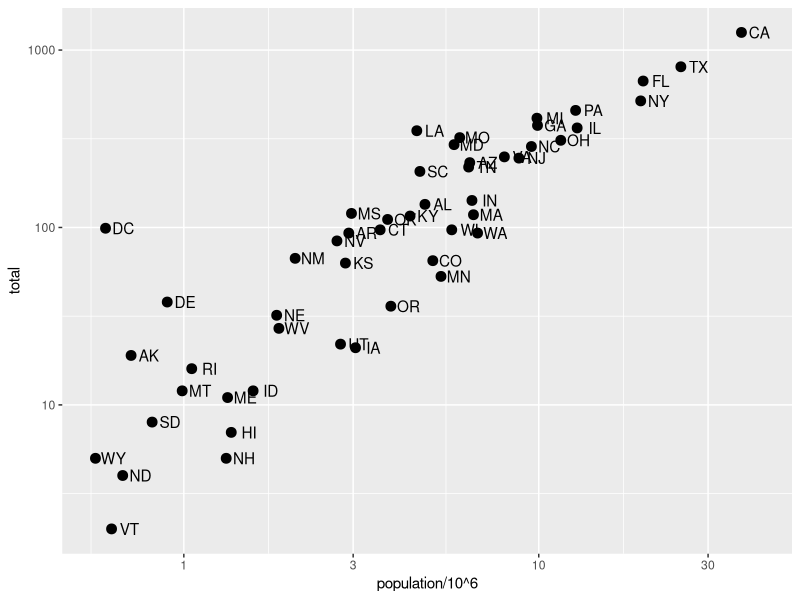
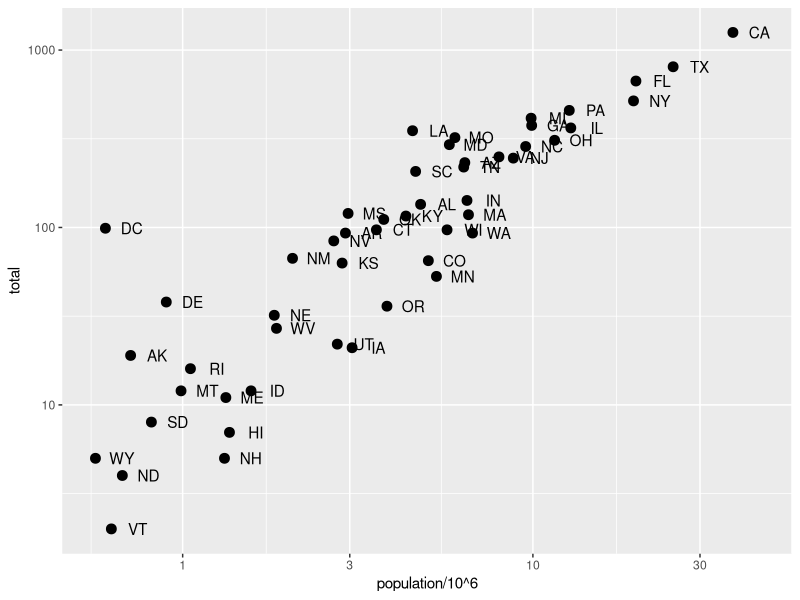
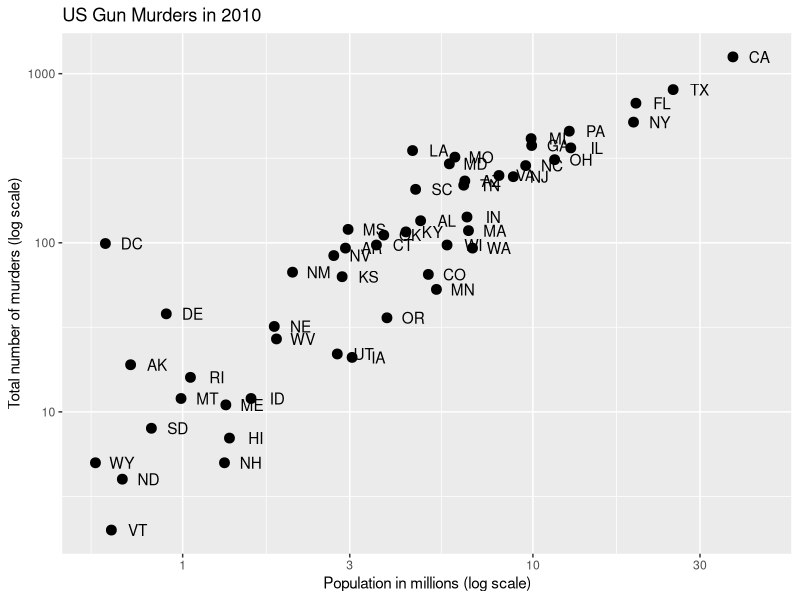
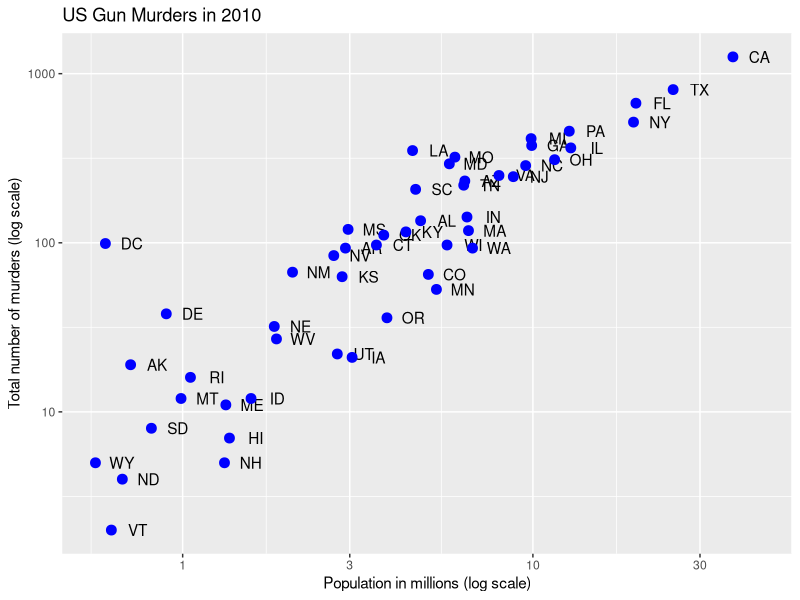
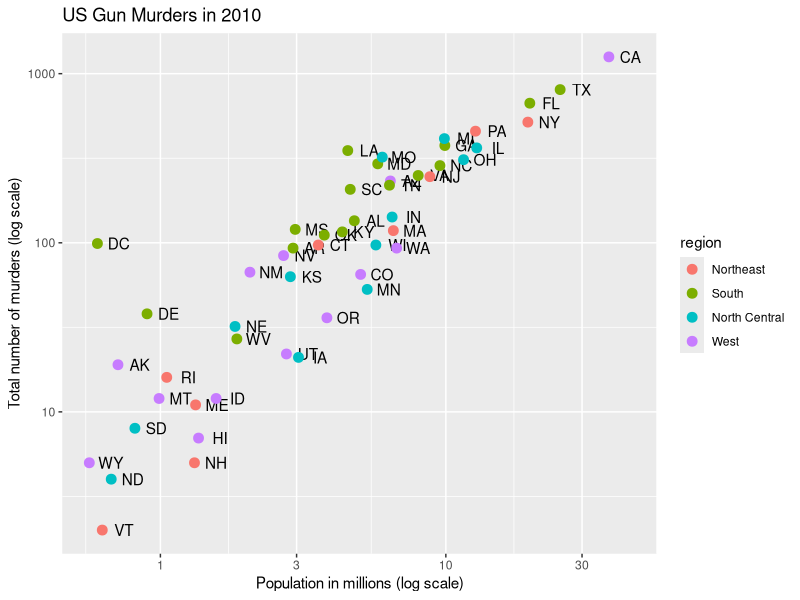
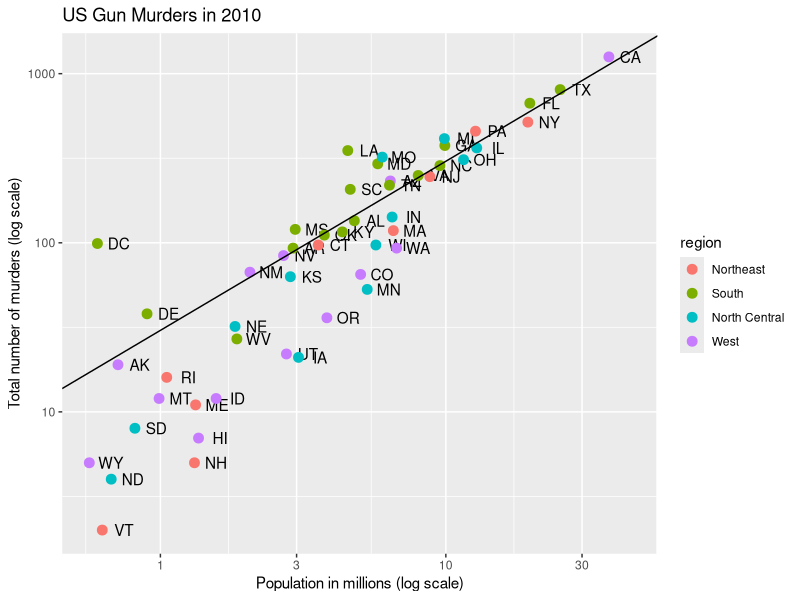
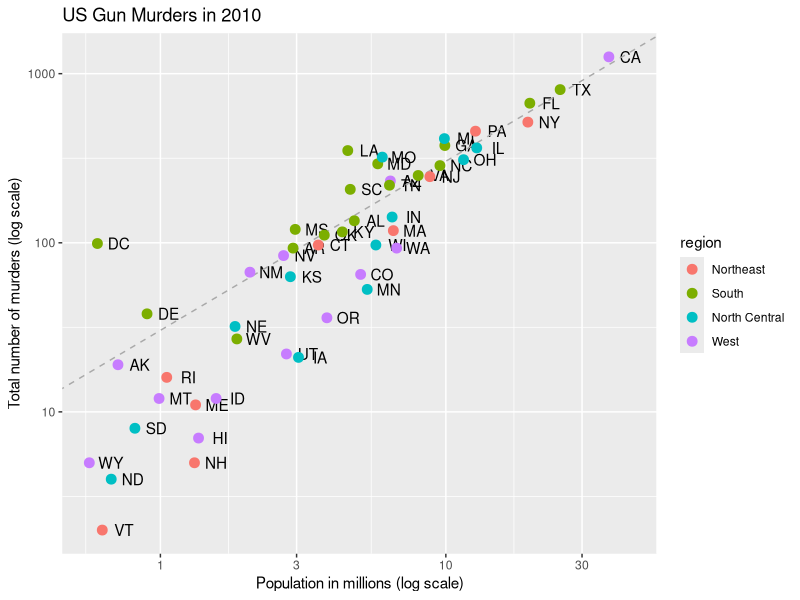

The R source for these figures, in order:
# define p
library(tidyverse)
library(dslabs)
data(murders)
p <- murders %>% ggplot(aes(population/10^6, total, label = abb))

# log base 10 scale the x-axis and y-axis
p + geom_point(size = 3) +
  geom_text(nudge_x = 0.05) +
  scale_x_continuous(trans = "log10") +
  scale_y_continuous(trans = "log10")

# efficient log scaling of the axes
p + geom_point(size = 3) +
  geom_text(nudge_x = 0.075) +
  scale_x_log10() +
  scale_y_log10()

#labels and title
p + geom_point(size = 3) +
  geom_text(nudge_x = 0.075) +
  scale_x_log10() +
  scale_y_log10() +
  xlab("Population in millions (log scale)") +
  ylab("Total number of murders (log scale)") +
  ggtitle("US Gun Murders in 2010")


# redefine p to be everything except the points layer
p <- murders %>%
  ggplot(aes(population/10^6, total, label = abb)) +
  geom_text(nudge_x = 0.075) +
  scale_x_log10() +
  scale_y_log10() +
  xlab("Population in millions (log scale)") +
  ylab("Total number of murders (log scale)") +
  ggtitle("US Gun Murders in 2010")

# make all points blue
p + geom_point(size = 3, color = "blue")

# color points by region
p + geom_point(aes(col = region), size = 3)

# Add a line with average murder rate per million
# define average murder rate
r <- murders %>%
  summarize(rate = sum(total) / sum(population) * 10^6) %>%
  pull(rate)
# Because if a state has a population x and it has the same murder
# rate as the US, which is r, we simply multiply
# r by x to get the total number of murders.
# since y=rx slope =1, intercept at log scale = log10(r)
# basic line with average murder rate for the country
p + geom_point(aes(col = region), size = 3) +
  geom_abline(intercept = log10(r))    # slope is default of 1

# change line to dashed and dark grey, line under points, so render the line first and then the points
# use lty to chnage line type
p + 
  geom_abline(intercept = log10(r), lty = 2, color = "darkgrey") +
  geom_point(aes(col = region), size = 3)
